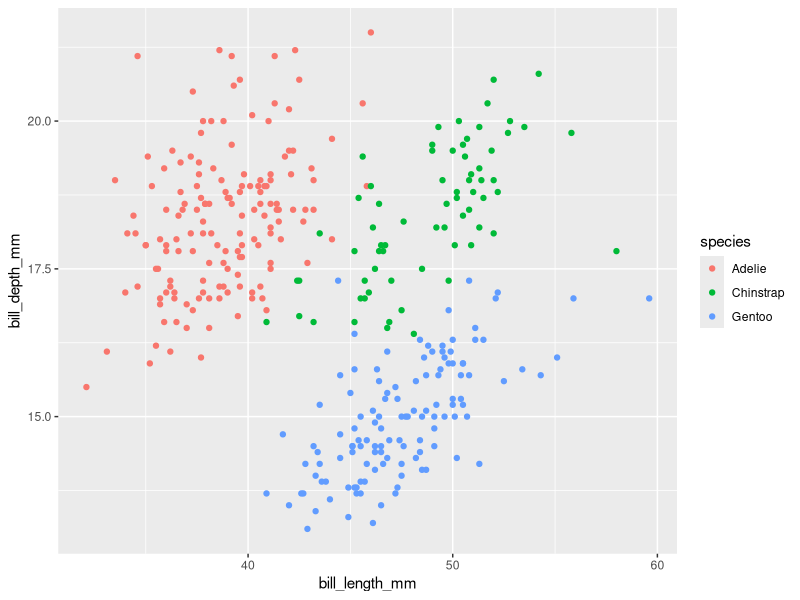
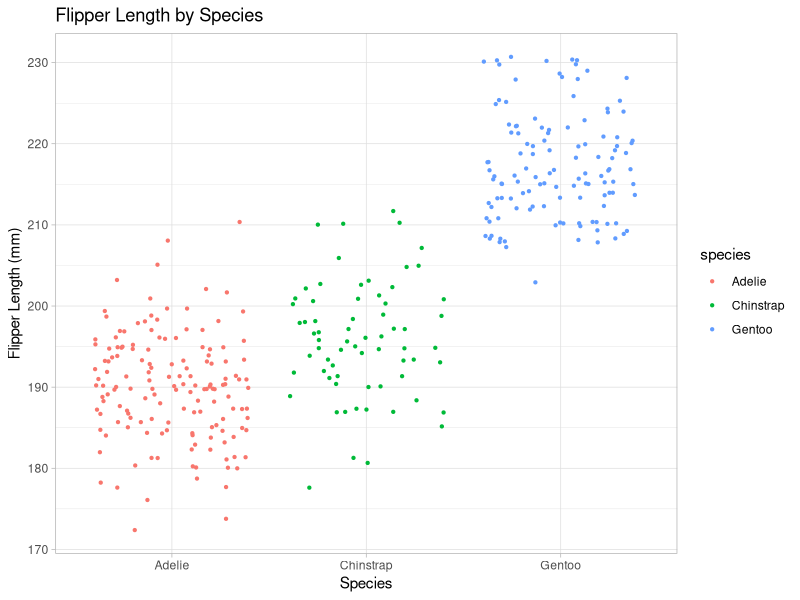

These charts were generated, in order, by the following R code:
## ---- chunk 1
knitr::opts_chunk$set(echo = TRUE)
## ---- chunk 2
# Load libraries
library(tidyverse)
library(palmerpenguins)

# usethis::use_git()
# usethis::use_github()

## ---- chunk 3
exp_1 <- expression(x^2)
x <- 3
deriv_1 <- deriv(exp_1, "x")
eval(deriv_1)

#Answer: 2 * x OR 6
## ---- chunk 4
exp_2 <- expression(2 * (3 * a + 2) ^ 4)
a <- 1.2
deriv_2 <- deriv(exp_2, "a")
eval(deriv_2)
#Answer: 2 * (4 * (3 * a^3)) OR 4214.784
## ---- chunk 5
exp_3 <- expression((-4 * t) / ((t ^ 2 + 1) ^ 3))
t <- 0
deriv_3 <- deriv(exp_3, "t")
eval(deriv_3)
#Answer: -4
## ---- chunk 6
ggplot(data = penguins, aes(x = bill_length_mm, y = bill_depth_mm)) +
  geom_point(aes(color = species)) 
## ---- chunk 7
#flipper length by species (species on the x-axis, flipper length on the y-axis). Update axis labels and add a title.

ggplot(data = penguins, aes(x = species, y = flipper_length_mm)) +
  geom_jitter(aes(color = species), size = 0.8) +
  theme_light() +
  labs(x = "Species", y = "Flipper Length (mm)", title = "Flipper Length by Species")
